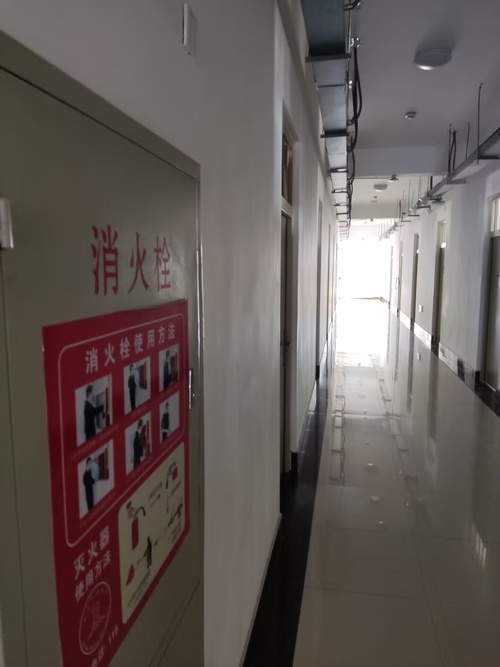
#> input picture resource/1.jpg, 500 x 667 px, shrunk from 1440 x 1920 before the run
$ python Pictute_detect_out.py
#> lines starting #> are read from the running program, lines starting #| are printed output that depends on the picture; after the words box and inside, x2 and y2 are one past the last pixel; in counts of white or black regions, pixels touching at a corner belong together
### resource/Picture_link_method.py
import cv2 as cv2
import numpy as np

class Stitcher:
    # 两图拼接函数
    def Stitch(self, images, ratio=0.75, reprojThresh=4.0, method=1):
        # 获取输入图片
        (imageB, imageA) = images
        # 检测A、B图片的SIFT关键特征点，并计算特征描述子
        (kpsA, featuresA) = self.detectAndDescribe(imageA)
        (kpsB, featuresB) = self.detectAndDescribe(imageB)

        # 匹配两张图片的所有特征点，返回匹配结果
        M = self.matchKeypoints(kpsA, kpsB, featuresA, featuresB, ratio, reprojThresh, method=method)

        # 如果返回结果为空，没有匹配成功的特征点，退出算法
        if M is None:
            return None

        # 否则，提取匹配结果
        # H是3x3视角变换矩阵
        (matches, H, status) = M
        # 将图片A进行视角变换，result是变换后图片
        result = cv2.warpPerspective(imageA, H, (imageA.shape[1] + imageB.shape[1], imageA.shape[0]))

        # 将图片B传入result图片最左端
        result[0:imageB.shape[0], 0:imageB.shape[1]] = imageB

        # 生成匹配图片
        vis = self.drawMatches(imageA, imageB, kpsA, kpsB, matches, status)

        return (result, vis)

    def detectAndDescribe(self, image):
        # 将彩色图片转换成灰度图
        gray = cv2.cvtColor(image, cv2.COLOR_BGR2GRAY)

        # 建立SIFT生成器
        descriptor = cv2.SIFT_create()
        # 检测SIFT特征点，并计算描述子
        (kps, features) = descriptor.detectAndCompute(gray, None)

        # 将结果转换成NumPy数组
        kps = np.float32([kp.pt for kp in kps])

        # 返回特征点集，及对应的描述特征
        return (kps, features)

    def matchKeypoints(self, kpsA, kpsB, featuresA, featuresB, ratio, reprojThresh, method):  # method=1为BF暴力匹配， method=2为Flann匹配
        if method == 1:
            # 建立暴力匹配器
            matcher = cv2.BFMatcher()
            # 使用KNN检测来自A、B图的SIFT特征匹配对，K=2
            rawMatches = matcher.knnMatch(featuresA, featuresB, 2)
            matches = []
            for m in rawMatches:
                # 当最近距离跟次近距离的比值小于ratio值时，保留此匹配对
                if len(m) == 2 and m[0].distance < m[1].distance * ratio:
                    # 存储两个点在featuresA, featuresB中的索引值
                    matches.append((m[0].trainIdx, m[0].queryIdx))

            # 当筛选后的匹配对大于4时，计算视角变换矩阵
            print(len(matches))
            if len(matches) > 4:
                # 获取匹配对的点坐标
                ptsA = np.float32([kpsA[i] for (_, i) in matches])
                ptsB = np.float32([kpsB[i] for (i, _) in matches])

                # 计算视角变换矩阵
                (H, status) = cv2.findHomography(ptsA, ptsB, cv2.RANSAC, reprojThresh)

                # 返回结果
                return (matches, H, status)

            # 如果匹配对小于4时，返回None
            return None
        else:
            # 建立Flann匹配器
            FLANN_INDEX_KDTREE = 1
            index_params = dict(algorithm=FLANN_INDEX_KDTREE, trees=5)
            search_params = dict(checks=50)
            flann = cv2.FlannBasedMatcher(index_params, search_params)
            rawMatches = flann.knnMatch(featuresA, featuresB, k=2)

            matches = []
            for m in rawMatches:
                # 当最近距离跟次近距离的比值小于ratio值时，保留此匹配对
                if len(m) == 2 and m[0].distance < m[1].distance * ratio:
                    # 存储两个点在featuresA, featuresB中的索引值
                    matches.append((m[0].trainIdx, m[0].queryIdx))

            # 当筛选后的匹配对大于4时，计算视角变换矩阵
            if len(matches) > 4:
                # 获取匹配对的点坐标
                ptsA = np.float32([kpsA[i] for (_, i) in matches])
                ptsB = np.float32([kpsB[i] for (i, _) in matches])

                # 计算视角变换矩阵
                (H, status) = cv2.findHomography(ptsA, ptsB, cv2.RANSAC, reprojThresh)

                # 返回结果
                return (matches, H, status)

            # 如果匹配对小于4时，返回None
            return None


    def drawMatches(self, imageA, imageB, kpsA, kpsB, matches, status):
        # 初始化可视化图片，将A、B图左右连接到一起
        (hA, wA) = imageA.shape[:2]
        (hB, wB) = imageB.shape[:2]
        vis = np.zeros((max(hA, hB), wA + wB, 3), dtype="uint8")
        vis[0:hA, 0:wA] = imageA
        vis[0:hB, wA:] = imageB

        # 联合遍历，画出匹配对
        for ((trainIdx, queryIdx), s) in zip(matches, status):
            # 当点对匹配成功时，画到可视化图上
            if s == 1:
                # 画出匹配对
                ptA = (int(kpsA[queryIdx][0]), int(kpsA[queryIdx][1]))
                ptB = (int(kpsB[trainIdx][0]) + wA, int(kpsB[trainIdx][1]))
                cv2.line(vis, ptA, ptB, (0, 255, 0), 1)

        # 返回可视化结果
        return vis

### resource/Pictute_detect_out.py

import cv2

from Picture_link_method import Stitcher
imageA = cv2.imread("1.jpg")
#> imageA is the input picture: shape (667, 500, 3); mean B, G, R 86.7, 89.9, 99.2
imageB = cv2.imread("2.jpg")
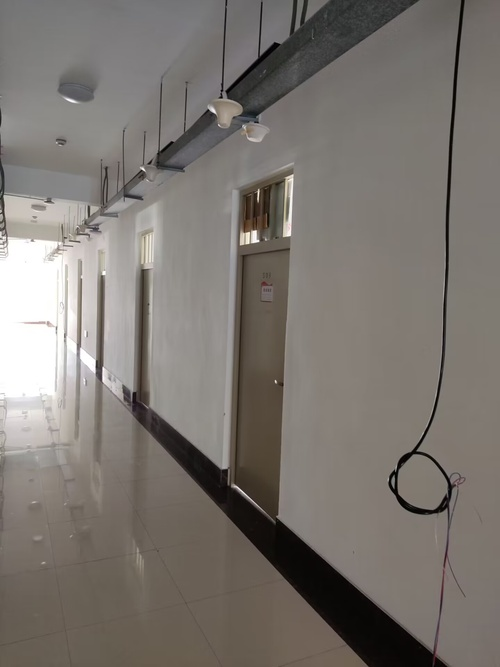
#> input picture resource/2.jpg, 500 x 667 px, shrunk from 1440 x 1920 before the run
#> imageB is the input picture: shape (667, 500, 3); mean B, G, R 112, 117.5, 123.1
save_out = "D:\\pythonProject\\resource\\result\\result.png"
stitcher = Stitcher()
(result, vis) = stitcher.Stitch([imageA, imageB], method=1)
#> in detectAndDescribe, `(kps, features) = descriptor.detectAndCompute(gray, None)`: kps = 315 keypoints; strongest (x, y, size): (251, 237, 9.8), (143, 169, 1.8), (213, 110, 3.3), (99, 365, 6)
#> in detectAndDescribe, `kps = np.float32([kp.pt for kp in kps])`: kps = 315 pairs, first value 2.88 to 461.6, second value 3.43 to 653.7
#> in Stitch, `(kpsA, featuresA) = self.detectAndDescribe(imageA)`: kpsA has the same summary as kps in detectAndDescribe
#> in detectAndDescribe (call 2), `gray = cv2.cvtColor(image, cv2.COLOR_BGR2GRAY)`:
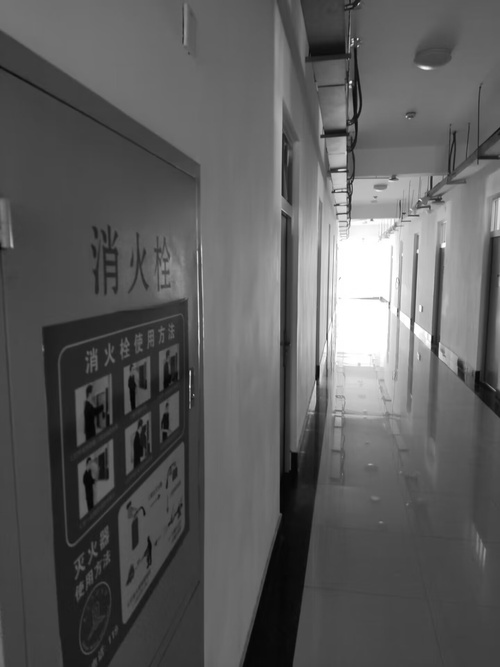
#> gray: shape (667, 500); min 4, max 255, mean 92.3
#> in detectAndDescribe (call 2), `(kps, features) = descriptor.detectAndCompute(gray, None)`: kps = 596 keypoints; strongest (x, y, size): (350, 82, 2), (365, 299, 101.8), (350, 87, 1.8), (435, 340, 6.6)
#> in detectAndDescribe (call 2), `kps = np.float32([kp.pt for kp in kps])`: kps = 596 pairs, first value 4.14 to 496.2, second value 3.97 to 662
#> in Stitch, `(kpsB, featuresB) = self.detectAndDescribe(imageB)`: kpsB has the same summary as kps in detectAndDescribe
#> in matchKeypoints, `rawMatches = matcher.knnMatch(featuresA, featuresB, 2)`: rawMatches = 315 matches
#> after the loop in matchKeypoints, `for m in rawMatches:`: matches = 59 pairs, first value 271 to 589, second value 9 to 285
#| 59
#> in matchKeypoints, `ptsA = np.float32([kpsA[i] for (_, i) in matches])`: ptsA = 59 pairs, first value 28.71 to 410.1, second value 56.21 to 642.9
#> in matchKeypoints, `ptsB = np.float32([kpsB[i] for (i, _) in matches])`: ptsB = 59 pairs, first value 165.5 to 487.6, second value 113.6 to 550.7
#> in matchKeypoints, `(H, status) = cv2.findHomography(ptsA, ptsB, cv2.RANSAC, reprojThresh)`: H = [[0.534, 0.0349, 345.9], [-0.394, 1.02, -10.13], [-0.00126, 0.000194, 1]]; status = 59 values, max 1 at index 1, min 0 at index 0, mean 0.678
#> in Stitch, `result = cv2.warpPerspective(imageA, H, (imageA.shape[1] + imageB.shap..`:
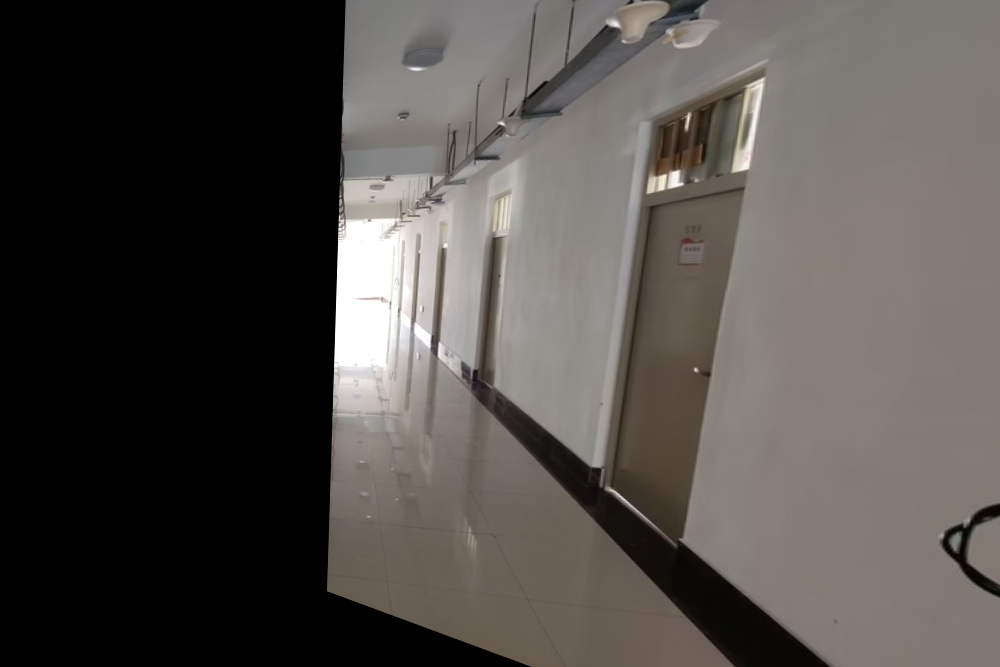
#> result: shape (667, 1000, 3); mean B, G, R 73.8, 77.9, 81.8
#> in Stitch, `result[0:imageB.shape[0], 0:imageB.shape[1]] = imageB`:
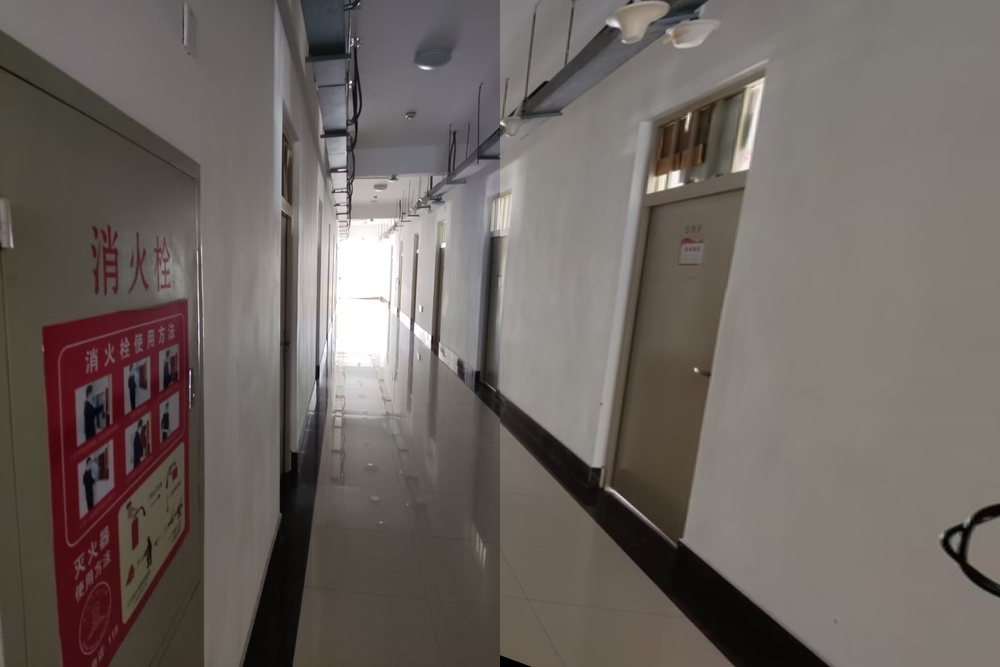
#> result: shape (667, 1000, 3); mean B, G, R 96.5, 101.4, 109.2
#> in drawMatches, `vis[0:hA, 0:wA] = imageA`:
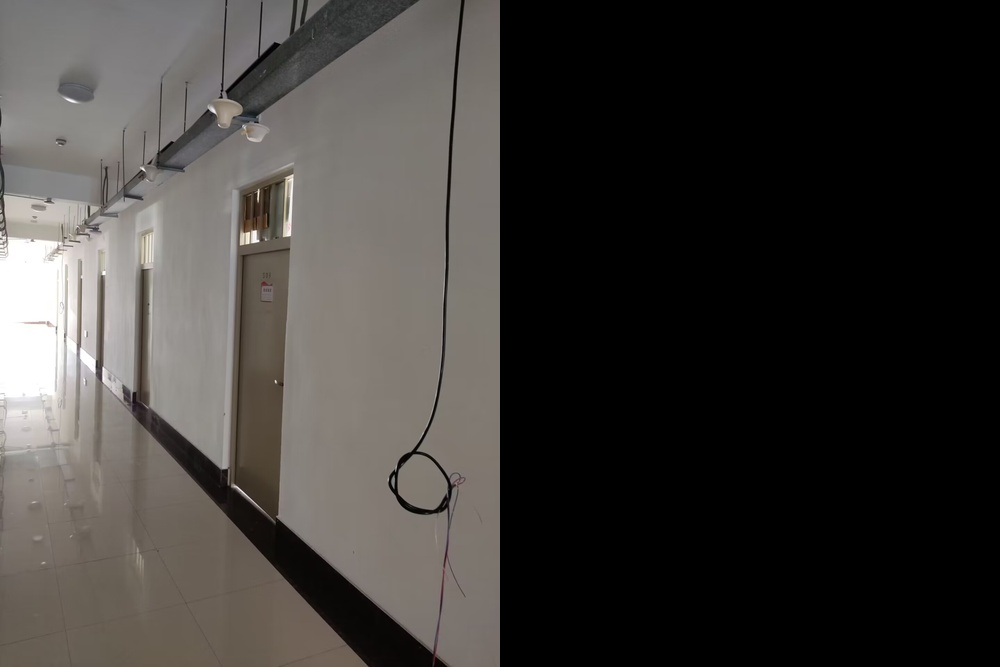
#> vis: shape (667, 1000, 3); mean B, G, R 56, 58.8, 61.5
#> in drawMatches, `vis[0:hB, wA:] = imageB`:
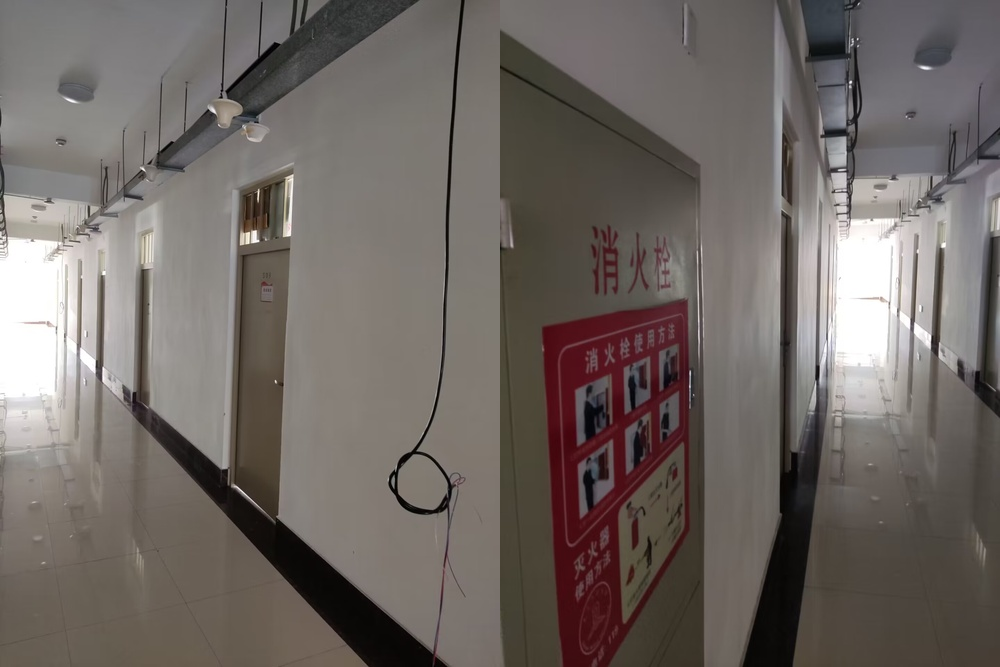
#> vis: shape (667, 1000, 3); mean B, G, R 99.4, 103.7, 111.2
#> the loop in drawMatches, `for ((trainIdx, queryIdx), s) in zip(matches, status):` made 59 passes
#> (trainIdx, queryIdx, s, ptA, ptB) on passes 2, 4, 8, 9, 10, 11, 12, 16, 17, 18, 20, 21: (464, 10, [1], (29, 239), (868, 220)), (467, 12, [1], (32, 231), (873, 210)), (469, 24, [1], (43, 322), (876, 298)), (472, 26, [1], (44, 325), (878, 300)), (477, 29, [1], (48, 323), (881, 298)), (478, 31, [1], (48, 408), (881, 380)), (479, 32, [1], (48, 408), (881, 380)), (485, 36, [1], (53, 244), (889, 221)), (489, 42, [1], (57, 248), (895, 225)), (487, 43, [1], (58, 258), (893, 236)), (495, 49, [1], (62, 234), (900, 210)), (495, 51, [1], (63, 234), (900, 210))
#> (trainIdx, queryIdx, s) on passes 1, 3, 5, 6, 7, 13: (461, 9, [0]), (488, 11, [0]), (471, 13, [0]), (505, 14, [0]), (468, 17, [0]), (577, 33, [0])
#> after the loop in drawMatches, `for ((trainIdx, queryIdx), s) in zip(matches, status):`:
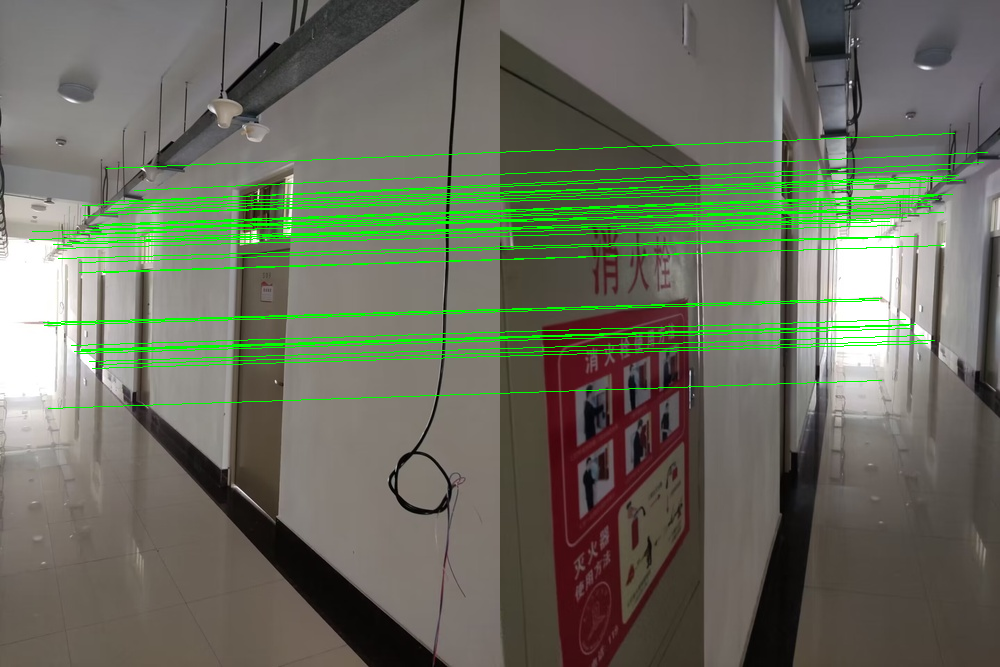
#> vis: shape (667, 1000, 3); 4.33% of pixels changed, all inside (x1, y1, x2, y2) = (29, 133, 988, 409)
cv2.imwrite(save_out,result)
